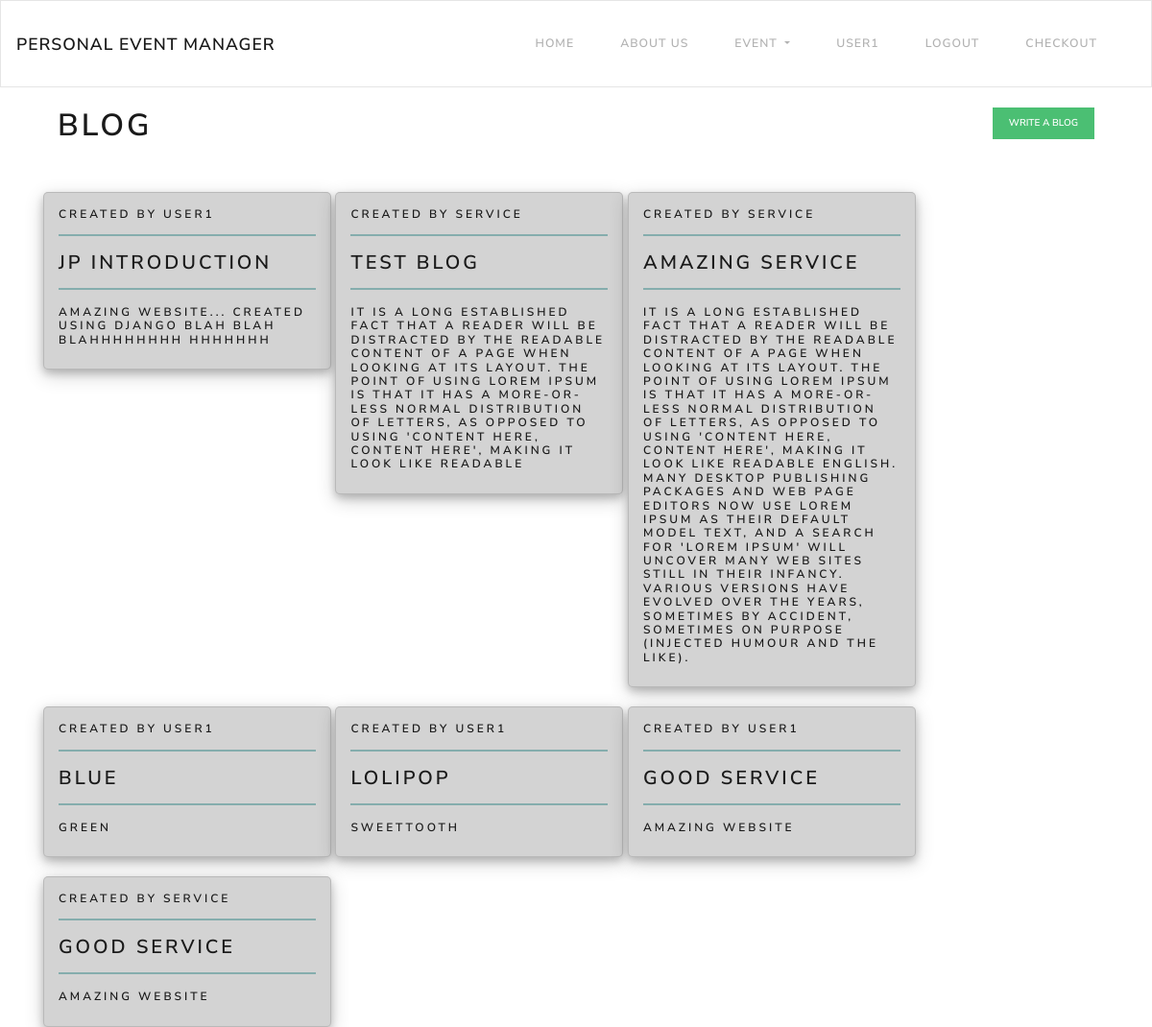
Screenshot of /blog/33/ (signed in) with the database file from the repository.
### event/models.py (models this page shows, shortened)
class MicroBlog(models.Model):
    user=models.ForeignKey(User,on_delete=models.CASCADE)
    blog_title=models.CharField(max_length=20)
    blog_content=models.TextField()

### event/views.py (the view)
# urls.py: 2. Add a URL to urlpatterns:  path('blog/', include('blog.urls'))
def blog(request,userid):
    if request.user.is_authenticated:
        user = request.user
        userdetail = user.userdetail
        blog = MicroBlog.objects.order_by('-id')
        return render(request,"blog.html", {"userinfo":user, "userdetail":userdetail , "blog":blog})
    else:
        return render(request,"login.html")

### event/templates/blog.html (shortened to what this page needs)
{% extends 'base.html' %}{% block body %}
<div class="container">
    <br>
    <div class="container" style="display: flex;justify-content: space-between">
        <h1>Blog</h1>
        <a href="/createblog/{{userinfo.id}}/"><button class="btn btn-sm btn-success">Write a Blog</button></a>
    </div>
    <br>
    {% for blogs in blog %}
    <div style="display: inline-flex; justify-content: space-between">
        <div class="card">
            <div class="cardtitle">
                <h6>Created by {{blogs.user}}</h6>
            </div>
            <hr>
            <div class="cardtitle">
                <h4> {{blogs.blog_title}}</h4>
            </div>
            <hr>
            <div class="cardcontent">
                <h6>{{blogs.blog_content}}</h6>
            </div>
        </div>
    </div>
    {% endfor %}
</div>
{% endblock %}

### event/templates/base.html (shortened to what this page needs)
<!DOCTYPE html>
<html lang="en">
<head>
    <link rel="stylesheet" href="https://bootswatch.com/4/lux/bootstrap.min.css">
</head>
<body>
    <nav class="navbar navbar-expand-lg navbar-light bg-light">
        {% if userinfo.is_authenticated %}
        <a class="navbar-brand" href="/home/{{userinfo.id}}/">Personal Event Manager</a>
        {% else %}
        <a class="navbar-brand" href="/login/">Personal Event Manager</a>
        {% endif %}
        <div class="collapse navbar-collapse" id="navbarNavAltMarkup">
            <div class="navbar-nav" style="margin-left: auto">
                {% if userinfo.is_authenticated %}
                <a class="nav-item nav-link" href="/home/{{userinfo.id}}/">Home</a>
                <a class="nav-item nav-link" href="/aboutus/{{userinfo.id}}/">About Us</a>
                <li class="nav-item dropdown">
                    <a class="nav-link dropdown-toggle" href="#" id="navbarDropdown" role="button"
                        data-toggle="dropdown" aria-haspopup="true" aria-expanded="false">
                        Event
                    </a>
                        {% endif %}
                </li>
                {% if user.is_authenticated %}
                <a class="nav-item nav-link" href="/account/{{userinfo.id}}/">{{userinfo.username}}</a>
                <a class="nav-item nav-link" href="/logout/">Logout</a>
                {% if userdetail.user_type is 1 %}
                <a class="nav-item nav-link" href="/checkout/{{userinfo.id}}/">Checkout</a>
                {% endif %}
                {% else %}
                <a class="nav-item nav-link" href="/login/">LogIn</a>
                <a class="nav-item nav-link" href="/signup/">SignUp</a>
                {% endif %}
            </div>
        </div>
    </nav>
    {% block body %}{% endblock %}
</body>
</html>

### event/templates/base.html (style rules this page uses)
hr { border: solid 0.2px #85adad; margin-top: 6px; }

### event/templates/blog.html (style rules this page uses)
.card { max-height: 100%; width: 300px; background: lightgrey; margin-top: 20px; border-radius: 5px; padding: 15px; box-shadow: 0 4px 8px 0 rgba(0, 0, 0, 0.2), 0 6px 20px 0 rgba(0, 0, 0, 0.19); }

### rows the page displays
MicroBlog: user "USER1", blog_title "JP INTRODUCTION", blog_content "AMAZING WEBSITE... CREATED USING DJANGO BLAH BLAH BLAHHHHHHHH HHHHHHH"
MicroBlog: user "SERVICE", blog_title "TEST BLOG", blog_content "IT IS A LONG ESTABLISHED FACT THAT A READER WILL BE DISTRACTED BY THE READABLE CONTENT OF A PAGE WHEN LOOKING AT ITS LAYOUT. THE POINT OF USING LOREM IPSUM IS THAT IT HAS A MORE-OR-LESS NORMAL DISTRIBUTION OF LETTERS, AS OPPOSED TO USING 'CONTENT HERE, CONTENT HERE', MAKING IT LOOK LIKE READABLE"
MicroBlog: user "SERVICE", blog_title "AMAZING SERVICE", blog_content "IT IS A LONG ESTABLISHED FACT THAT A READER WILL BE DISTRACTED BY THE READABLE CONTENT OF A PAGE WHEN LOOKING AT ITS LAYOUT. THE POINT OF USING LOREM IPSUM IS THAT IT HAS A MORE-OR-LESS NORMAL DISTRIBUTION OF LETTERS, AS OPPOSED TO USING 'CONTENT HERE, CONTENT HERE', MAKING IT LOOK LIKE READABLE ENGLISH. MANY DESKTOP PUBLISHING PACKAGES AND WEB PAGE EDITORS NOW USE LOREM IPSUM AS THEIR DEFAULT MODEL TEXT, AND A SEARCH FOR 'LOREM IPSUM' WILL UNCOVER MANY WEB SITES STILL IN THEIR INFANCY. VARIOUS VERSIONS HAVE EVOLVED OVER THE YEARS, SOMETIMES BY ACCIDENT, SOMETIMES ON PURPOSE (INJECTED HUMOUR AND THE LIKE)."
MicroBlog: user "USER1", blog_title "BLUE", blog_content "GREEN"
MicroBlog: user "USER1", blog_title "LOLIPOP", blog_content "SWEETTOOTH"
MicroBlog: user "USER1", blog_title "GOOD SERVICE", blog_content "AMAZING WEBSITE"
MicroBlog: user "SERVICE", blog_title "GOOD SERVICE", blog_content "AMAZING WEBSITE"

### other values shown
{{ userinfo.username }} "USER1"
